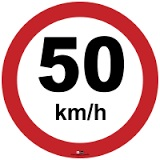
#> input picture trab04-hough-haarcascade-sift/questao3/dataset/entradas/50km.jpg, 160 x 160 px; its folder holds only this picture in this run
$ python questao3.py
#> lines starting #> are read from the running program, lines starting #| are printed output that depends on the picture
# Alunos:
# - Gustavo Baroni Bruder
# - Ana Carolina da Silva

import cv2 as cv
import matplotlib.pyplot as plt


IMAGEM_50KM = "50km"
IMAGEM_LOMBADA = "Lombada"
IMAGEM_PARE = "Pare"

ALGORITMO_SIFT = "SIFT"
ALGORITMO_ORB = "ORB"


def obter_algoritmo(nome_algoritmo):
    algoritmo = None

    if nome_algoritmo == ALGORITMO_SIFT:
        algoritmo = cv.SIFT_create()
    elif nome_algoritmo == ALGORITMO_ORB:
        algoritmo = cv.ORB_create(nfeatures=2000, scaleFactor=1.2, nlevels=8, edgeThreshold=31, firstLevel=0, WTA_K=2,
                                  scoreType=cv.ORB_HARRIS_SCORE, patchSize=31, fastThreshold=20)

    return algoritmo


def abrir_imagem(diretorio_imagem):
#> called with diretorio_imagem = 'dataset/entradas/50km.jpg'
    imagem = cv.imread(diretorio_imagem)
#> imagem is the input picture: shape (160, 160, 3); mean B, G, R 165.3, 163.6, 206
    imagem = cv.cvtColor(imagem, cv.COLOR_BGR2RGB)
    imagem_cinza = cv.cvtColor(imagem, cv.COLOR_RGB2GRAY)
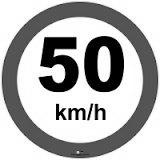
#> imagem_cinza: shape (160, 160); min 0, max 255, mean 176.5
    return imagem, imagem_cinza


def formatar_nome_imagem_entrada(tipo_imagem):
    return str.lower(tipo_imagem)


def formatar_nome_imagem_teste(tipo_imagem, indice):
    return f'imagem{tipo_imagem}_{indice:02}'


def exibir_resultados(nome_algoritmo, tipo_imagem, correspondencias_por_imagem):
    print(f"\n{nome_algoritmo}:\n")

    for indice_imagem in range(1, 12):
        print(f"{formatar_nome_imagem_teste(tipo_imagem, indice_imagem)} = {correspondencias_por_imagem[indice_imagem - 1]}")


def obter_correspondencias(nome_algoritmo, tipo_imagem):
    algoritmo = obter_algoritmo(nome_algoritmo)

    imagem_entrada, imagem_entrada_cinza = abrir_imagem(f"dataset/entradas/{formatar_nome_imagem_entrada(tipo_imagem)}.jpg")
    entrada_kp, entrada_desc = algoritmo.detectAndCompute(imagem_entrada_cinza, None)
#> entrada_kp = 65 keypoints; strongest (x, y, size): (57, 105, 2.5), (58, 73, 9.9), (104, 118, 2.2), (77, 118, 2.2)
    bf = cv.BFMatcher(cv.NORM_L2, crossCheck=False)

    correspondencias_por_imagem = []

    for indice_imagem in range(1, 12):
        imagem_teste, imagem_teste_cinza = abrir_imagem(f"dataset/dados/{formatar_nome_imagem_teste(tipo_imagem, indice_imagem)}.jpg")
        teste_kp, teste_desc = algoritmo.detectAndCompute(imagem_teste_cinza, None)
        correspondencias = bf.knnMatch(entrada_desc, teste_desc, k=2)

        correspondencias_boas = []
        for m, n in correspondencias:
            if m.distance < 0.75 * n.distance:
                correspondencias_boas.append([m])

        correspondencias_por_imagem.append(len(correspondencias_boas))

        result = cv.drawMatchesKnn(imagem_entrada, entrada_kp, imagem_teste, teste_kp, correspondencias_boas, None, flags=cv.DrawMatchesFlags_NOT_DRAW_SINGLE_POINTS) # knn
        plt.rcParams['figure.figsize'] = [14.0, 7.0]
        plt.imshow(result)
        plt.show()

    exibir_resultados(nome_algoritmo, tipo_imagem, correspondencias_por_imagem)


print(f"\nResultados para imagens de 50KM:")

#> (the run stopped early here; a loop or call above may not have finished)
